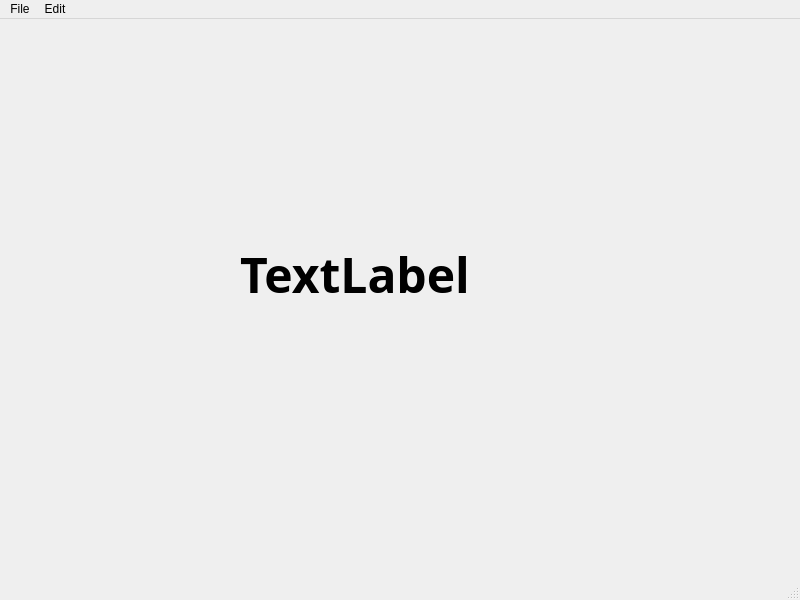
<?xml version="1.0" encoding="UTF-8"?>
<ui version="4.0">
 <class>MainWindow</class>
 <widget class="QMainWindow" name="MainWindow">
  <property name="geometry">
   <rect>
    <x>0</x>
    <y>0</y>
    <width>800</width>
    <height>600</height>
   </rect>
  </property>
  <property name="windowTitle">
   <string>MainWindow</string>
  </property>
  <widget class="QWidget" name="centralwidget">
   <widget class="QLabel" name="label1">
    <property name="geometry">
     <rect>
      <x>240</x>
      <y>210</y>
      <width>331</width>
      <height>91</height>
     </rect>
    </property>
    <property name="font">
     <font>
      <family>Trebuchet MS</family>
      <pointsize>36</pointsize>
      <weight>75</weight>
      <bold>true</bold>
     </font>
    </property>
    <property name="text">
     <string>TextLabel</string>
    </property>
   </widget>
  </widget>
  <widget class="QMenuBar" name="menubar">
   <property name="geometry">
    <rect>
     <x>0</x>
     <y>0</y>
     <width>800</width>
     <height>21</height>
    </rect>
   </property>
   <widget class="QMenu" name="menuFile">
    <property name="title">
     <string>File</string>
    </property>
    <addaction name="actionNew"/>
    <addaction name="actionSave"/>
   </widget>
   <widget class="QMenu" name="menuEdit">
    <property name="title">
     <string>Edit</string>
    </property>
    <addaction name="actionCopy"/>
    <addaction name="actionPaste"/>
   </widget>
   <addaction name="menuFile"/>
   <addaction name="menuEdit"/>
  </widget>
  <widget class="QStatusBar" name="statusbar"/>
  <action name="actionNew">
   <property name="text">
    <string>New</string>
   </property>
   <property name="statusTip">
    <string>Create a new file</string>
   </property>
   <property name="shortcut">
    <string>Ctrl+N</string>
   </property>
  </action>
  <action name="actionSave">
   <property name="text">
    <string>Save</string>
   </property>
   <property name="statusTip">
    <string>Save a file</string>
   </property>
   <property name="shortcut">
    <string>Ctrl+S</string>
   </property>
  </action>
  <action name="actionCopy">
   <property name="text">
    <string>Copy</string>
   </property>
   <property name="statusTip">
    <string>Copy a file</string>
   </property>
   <property name="shortcut">
    <string>Ctrl+C</string>
   </property>
  </action>
  <action name="actionPaste">
   <property name="text">
    <string>Paste</string>
   </property>
   <property name="statusTip">
    <string>Paste a file</string>
   </property>
   <property name="shortcut">
    <string>Ctrl+V</string>
   </property>
  </action>
 </widget>
 <resources/>
 <connections/>
</ui>
